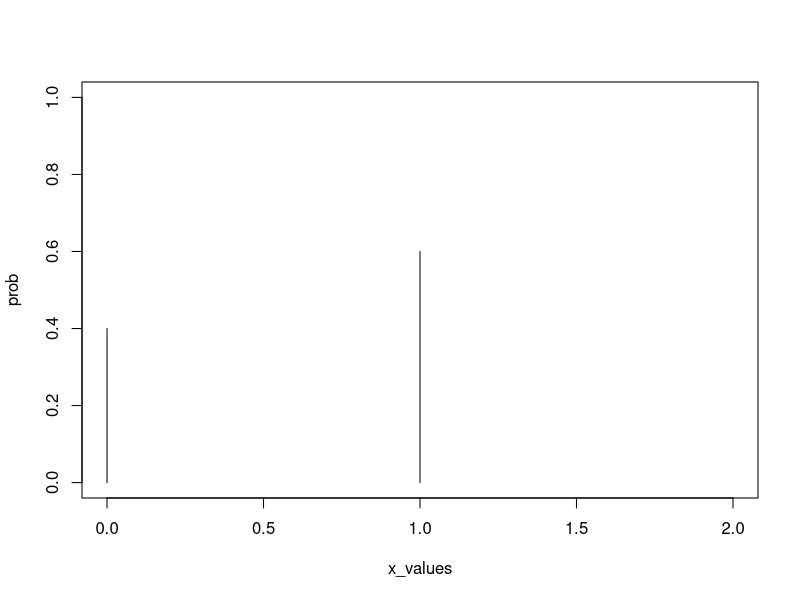

Write the R code that produced this figure.
x = rbinom(1, 1, 0.6)
print(x)
y = dbinom(1, 1, 0.6)
print(y)
p = 0.6
prob = c(1-p, p)
x_values = c(0, 1)
plot(x_values, prob, type = 'h', xlim=c(0, 2), ylim= c(0, 1))